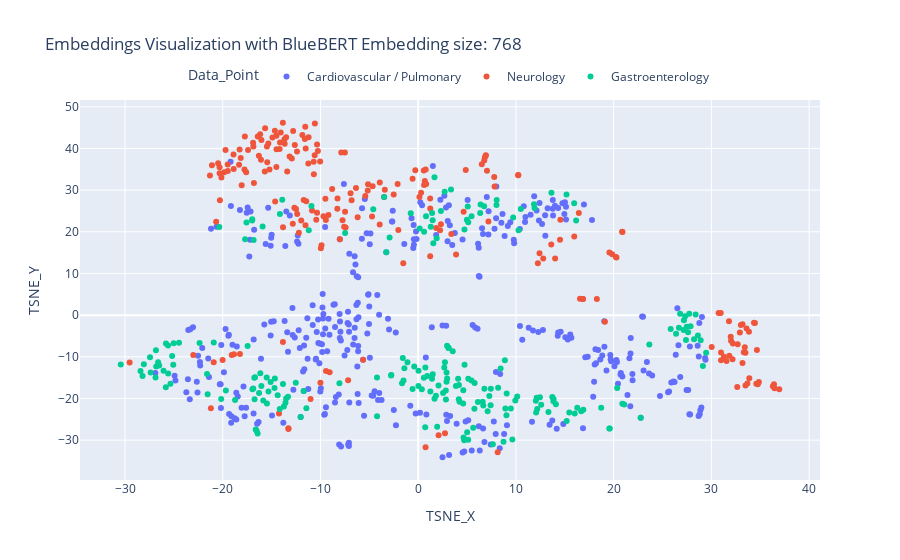

Notebook code cell kept with this figure:
### Code cell
res_blue_bert1 = np.array(load_embedding(file_name = "raw_blue_bert_embedding.csv"))
plotEmbeddings(list(res_blue_bert1), data['category'].values, 'BlueBERT')

### Figure 1 — Plotly figure (JSON) as saved in the notebook; plotly's stock layout.template omitted (floating-point values rounded to 4 significant figures; data arrays with more than 128 entries replaced by an {"elided": "..."} marker saying what was removed)
{"data": [{"customdata": {"elided": "371x1 str values"}, "hovertemplate": "Data Point: %{customdata[0]}", "legendgroup": "Cardiovascular / Pulmonary", "marker": {"color": "#636efa", "symbol": "circle"}, "mode": "markers", "name": "Cardiovascular / Pulmonary", "orientation": "v", "showlegend": true, "type": "scatter", "x": {"elided": "371 float values"}, "xaxis": "x", "y": {"elided": "371 float values"}, "yaxis": "y"}, {"customdata": {"elided": "223x1 str values"}, "hovertemplate": "Data Point: %{customdata[0]}", "legendgroup": "Neurology", "marker": {"color": "#EF553B", "symbol": "circle"}, "mode": "markers", "name": "Neurology", "orientation": "v", "showlegend": true, "type": "scatter", "x": {"elided": "223 float values"}, "xaxis": "x", "y": {"elided": "223 float values"}, "yaxis": "y"}, {"customdata": {"elided": "224x1 str values"}, "hovertemplate": "Data Point: %{customdata[0]}", "legendgroup": "Gastroenterology", "marker": {"color": "#00cc96", "symbol": "circle"}, "mode": "markers", "name": "Gastroenterology", "orientation": "v", "showlegend": true, "type": "scatter", "x": {"elided": "224 float values"}, "xaxis": "x", "y": {"elided": "224 float values"}, "yaxis": "y"}], "layout": {"legend": {"orientation": "h", "title": {"text": "Data_Point"}, "tracegroupgap": 0, "x": 0.5, "xanchor": "center", "y": 1.1, "yanchor": "top"}, "title": {"text": "Embeddings Visualization with BlueBERT Embedding size: 768"}, "xaxis": {"anchor": "y", "domain": [0, 1], "title": {"text": "TSNE_X"}}, "yaxis": {"anchor": "x", "domain": [0, 1], "title": {"text": "TSNE_Y"}}}}
